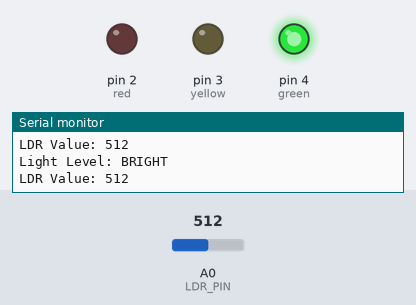
Simulated run of this sketch. Board: Arduino Uno, built with avr-gcc and run on an emulated ATmega328P. Shown: output pins drawn as LEDs (lit = HIGH), the last lines printed to the serial monitor. The inputs (shaded band) are chosen by the test bench; at power-on: A0 (LDR_PIN) = 512.

Above: at 3.8 s.
3.9 s: A0 (LDR_PIN) set to 306
7.8 s: A0 (LDR_PIN) set to 279
At 10.1 s:
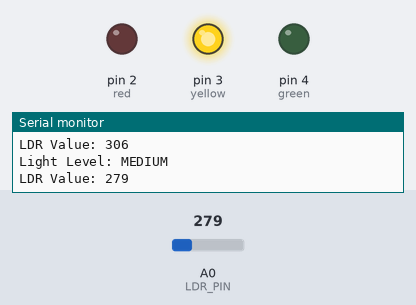
11.7 s: A0 (LDR_PIN) set to 199
15.6 s: A0 (LDR_PIN) set to 171
At 18.3 s:
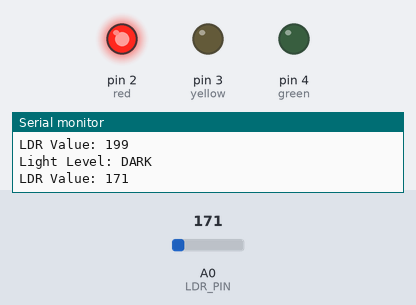
19.5 s: A0 (LDR_PIN) set to 200
At 21.8 s:
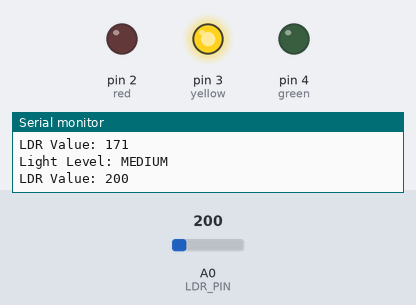
23.4 s: A0 (LDR_PIN) set to 180
At 25.3 s:
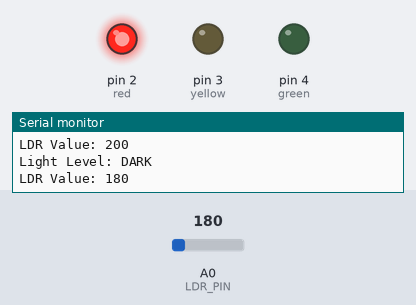
Timing chart, 0 to 26.8 s (numbered marks = the images above; inputs shaded):
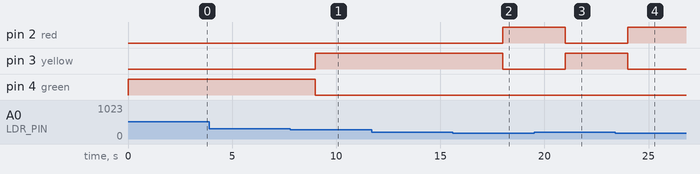

The sketch:

ldr_sensor.ino
```cpp
const int LDR_PIN = A0;
const int DARK_THRESHOLD = 190;
const int MEDIUM_THRESHOLD = 290;
const int red = 2;
const int yellow = 3;
const int green = 4;

void setup() {
  Serial.begin(9600);
  pinMode(LDR_PIN, INPUT);
  pinMode(red, OUTPUT);
  pinMode(yellow, OUTPUT);
  pinMode(green, OUTPUT);

  digitalWrite(red, LOW);
  digitalWrite(yellow, LOW);
  digitalWrite(green, LOW);
}

void loop() {
  int sensorValue = analogRead(LDR_PIN);

  digitalWrite(red, LOW);
  digitalWrite(yellow, LOW);
  digitalWrite(green, LOW);

  String lightLevel = categorizeLight(sensorValue);
  Serial.print("Light Level: ");
  Serial.println(lightLevel);
  Serial.print("LDR Value: ");
  Serial.println(sensorValue);

  if (sensorValue < DARK_THRESHOLD) {
    digitalWrite(red, HIGH);
  }
  else if (sensorValue < MEDIUM_THRESHOLD) {
    digitalWrite(yellow, HIGH);
  }
  else {
    digitalWrite(green, HIGH);
  }

  delay(3000);
}

String categorizeLight(int value) {
  if (value < DARK_THRESHOLD) {
    return "DARK";
  }
  else if (value < MEDIUM_THRESHOLD) {
    return "MEDIUM";
  }
  else {
    return "BRIGHT";
  }
}
```

Measured:
- the behaviour switches between 290 and 289 on A0 (LDR_PIN) (found by bisection; images 0 and 1)
- the behaviour switches between 190 and 189 on A0 (LDR_PIN) (found by bisection; images 1 and 2)
- after the input at 7.8 s, pin 3 (yellow): LOW → HIGH after 1.2 s; pin 4 (green): HIGH → LOW after 1.2 s
- after the input at 15.6 s, pin 2 (red): LOW → HIGH after 2.4 s; pin 3 (yellow): HIGH → LOW after 2.4 s
- after the input at 19.5 s, pin 2 (red): HIGH → LOW after 1.5 s; pin 3 (yellow): LOW → HIGH after 1.5 s
- after the input at 23.4 s, pin 2 (red): LOW → HIGH after 0.61 s; pin 3 (yellow): HIGH → LOW after 0.61 s
